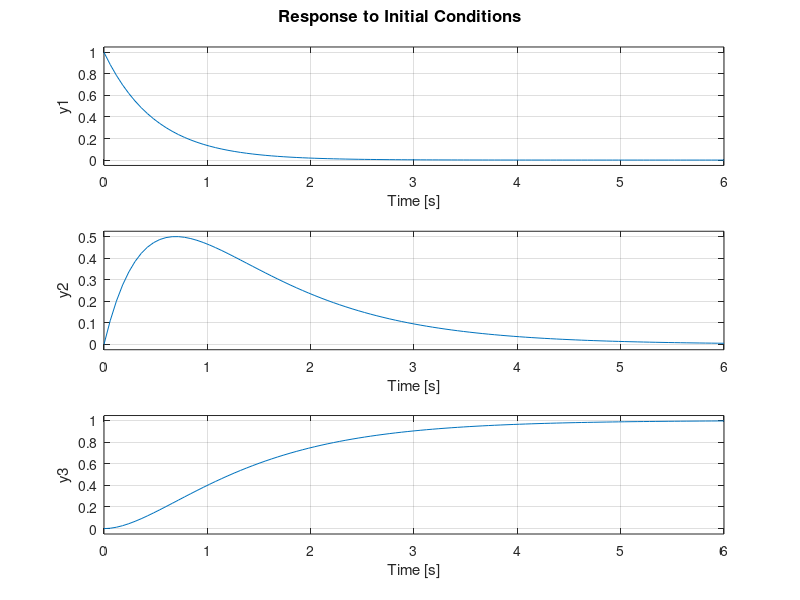

The MATLAB script that drew this image:



%% ECH 267 Homework #1 Matlab Work 


%% Problem #1
%% Problem #2
%% Problem #3
%% Problem #4
%% Problem #5
%% Problem #6

% 6.1 
 [x1, x2] = meshgrid(-3:0.2:3, -1.5:0.2:1.5);
 
 x1_dot = x2; 
 x2_dot = -x1 +(x1).^3/6 -x2;
 
 close all
 hold on
 quiver(x1, x2, x1_dot, x2_dot)

 plot( sqrt(6), 0, 'r*')
  plot( -sqrt(6), 0, 'r*')
   plot( 0, 0, 'r*')

%% Problem 7

% Matrices
A_1 = [0 1; -2 -3];
A_2 = [0 -1 ;1 2];
A_3 = [1 1; 0 -1];
A_4 = [1 5 ;-1 -1];
A_5 = [2 -1 ;2 0];

% Eigen Values & Vectors
[v1, d1] = eig(A_1);
[v2, d2] = eig(A_2);
[v3, d3] = eig(A_3);
[v4, d4] = eig(A_4);
[v5, d5] = eig(A_5);

% Modal Matrices

M_1 = v1;
M_1_inv = inv(M_1); 

M_2 = v2 ;
M_2_inv =inv(M_2) ; 

M_3 = v3;
M_3_inv = inv(M_3); 

M_4 = v4 ;
M_4_inv = inv(M_4); 

M_5 = v5;
M_5_inv = inv(M_5); 

% Modal Matrice Check


check1 = M_1_inv*A_1*M_1
check2 = M_2_inv*A_2*M_2
check3 = M_3_inv*A_3*M_3
check4 = M_4_inv*A_4*M_4
check5 = M_5_inv*A_5*M_5


% Generate Phase Portraits in both Modal & original Coordinates

%% Problem #8


%% Problem 9.1

[x1, x2] = meshgrid(-2:0.2:2, -2:0.2:2);
 
 x1_dot = x2; 
 x2_dot = x1-2*atan(x1+x2);
 
 close all
 hold on
 quiver(x1, x2, x1_dot, x2_dot)


   plot( 0, 0, 'r*')

%% Problem 9.2

[x1, x2] = meshgrid(-8:0.2:10, -6:0.2:7);
 
 x1_dot = x2; 
 x2_dot = -10*sin(x1) - x2;
 
 close all
 hold on
 quiver(x1, x2, x1_dot, x2_dot)

 plot( -6, 0, 'r*')
  plot( 6, 0, 'r*')
   plot( 0, 0, 'r*')
   
   %% Problem 9.3

[x1, x2] = meshgrid(-8:0.2:10, -6:0.2:7);
 
 x1_dot = x2; 
 x2_dot = -10*sin(x1) - x2;
 
 close all
 hold on
 quiver(x1, x2, x1_dot, x2_dot)

 plot( -6, 0, 'r*')
  plot( 6, 0, 'r*')
   plot( 0, 0, 'r*')
   %% Problem 9.4

[x1, x2] = meshgrid(-8:0.2:10, -6:0.2:7);
 
 x1_dot = x2; 
 x2_dot = -10*sin(x1) - x2;
 
 close all
 hold on
 quiver(x1, x2, x1_dot, x2_dot)

 plot( -6, 0, 'r*')
  plot( 6, 0, 'r*')
   plot( 0, 0, 'r*')
%% Problem #3 


k1 = 2;
k2 =1; 

A = [-k1 0 0; k1 -k2 0; 0 k2 0];
B = [0;0;0];
% C = [1 0 0];
C = eye(3);

D = [0];

ss_system = ss(A, B,C, D);

x0 = [1;0;0]; 


initial(ss_system,x0);


